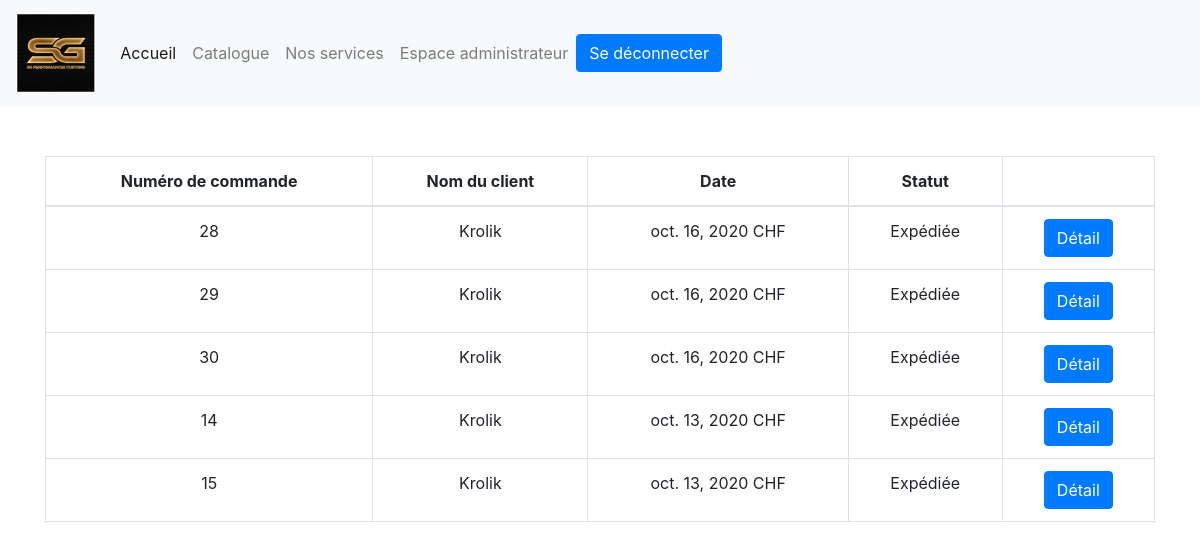
Screenshot of /compte/listeCommandeExp/ (signed in) with the database file from the repository.
### catalogue/models.py (models this page shows, shortened)
class SGPC_COMMANDE(models.Model):
    COM_UTI_ID = models.ForeignKey(SGPC_Utilisateur, on_delete=models.CASCADE)
    COM_DATE = models.DateField(auto_now_add=False)
    COM_STATUT = models.CharField(max_length=50)
    COM_NUMEROSUIVI = models.CharField(max_length=50, blank=True)
    COM_FACTURE_DATE = models.DateField(blank=True, null=True)
    COM_FACTURE_STATUT = models.CharField(max_length=50, blank=True, null=True)
    COM_FRAIS_LIVRAISON = models.DecimalField(max_digits=12,decimal_places=2,  validators=[MinValueValidator(0.01)], blank=True, null=True)
    COM_RES_ID = models.ManyToManyField('service.SGPC_RESERVATION', related_name="est_associe_a",blank=True)
    COM_PRO_ID = models.ManyToManyField(SGPC_PRODUIT, through='SGPC_ASSO_COM_PRO')

### compte/models.py (models this page shows, shortened)
class SGPC_Utilisateur(AbstractBaseUser):
    UTI_EMAIL = models.EmailField(
        verbose_name='email',
        max_length=255,
        unique=True,
    )
    UTI_PRENOM = models.CharField(max_length=30, unique=False)
    UTI_NOM = models.CharField(max_length=30, unique=False)
    UTI_DATENAISSANCE = models.DateField(auto_now_add=False)
    UTI_NUMEROTEL = models.CharField(max_length=20, unique=True)
    UTI_RUE = models.CharField(max_length=60)
    UTI_NUMERORUE = models.PositiveIntegerField(null=False)
    UTI_CODEPOSTALE = models.PositiveIntegerField(null=False)
    UTI_LOCALITE = models.CharField(max_length=30, unique=False)
    UTI_is_deleted = models.BooleanField(default=False)
    UTI_is_active = models.BooleanField(default=True)
    UTI_is_admin = models.BooleanField(default=False)
    objects = MyUserManager()
    USERNAME_FIELD = 'UTI_EMAIL'
    REQUIRED_FIELDS = ['UTI_PRENOM','UTI_NOM','UTI_DATENAISSANCE','UTI_RUE','UTI_NUMERORUE','UTI_CODEPOSTALE','UTI_LOCALITE',]

### compte/views.py (the view)
# urls.py: url(r'listeCommandeExp/', views.listeCommandeExp, name="listeCommandeExp"),
@login_required(login_url="/login/")#inspirer de https://www.youtube.com/watch?v=eBsc65jTKvw
def listeCommandeExp(request):
    commandesExpediees = SGPC_COMMANDE.objects.filter(COM_STATUT='Expédiée').order_by('-COM_DATE')[:10]# Récupération de tous les commandes expédiées trier par date
    context = {
        'commandesExpediees': commandesExpediees,
    }
    return render(request,'compte/listeCommandeExp.html',context)

### compte/templates/compte/listeCommandeExp.html (shortened to what this page needs)
<!DOCTYPE html>
<html lang="en">
<head>
    {% load static %}
    {% load bootstrap4 %}
    {% bootstrap_css %}
</head>
<body>
{% include 'nav.html' %}
    <div class="container">
        <div class="table-responsive-md" style="text-align: center;margin-top: 50px">
           <table class="table table-bordered">
              <thead>
                <tr>
                  <th scope="col">Numéro de commande</th>
                  <th scope="col">Nom du client</th>
                    <th scope="col">Date</th>
                    <th scope="col">Statut</th>
                    <th scope="col"></th>
                </tr>
              </thead>
              <tbody>
              {% for comExp in commandesExpediees %}
                <tr>
                  <td>{{comExp.id }}</td>
                  <td>{{comExp.COM_UTI_ID.UTI_NOM}}</td>
                  <td>{{comExp.COM_DATE}} CHF</td>
                  <td>{{comExp.COM_STATUT}}</td>
                  <td><a href="{% url 'detail_commande' comExp.id %}"><button class="btn btn-primary">Détail</button> </a> </td>
              {% endfor %}
              </tbody>
            </table>
        </div>
    </div>
</body>
</html>

### rows the page displays
SGPC_COMMANDE: id "28", COM_UTI_ID.UTI_NOM "Krolik", COM_DATE "oct. 16, 2020", COM_STATUT "Expédiée"
SGPC_COMMANDE: id "29", COM_UTI_ID.UTI_NOM "Krolik", COM_DATE "oct. 16, 2020", COM_STATUT "Expédiée"
SGPC_COMMANDE: id "30", COM_UTI_ID.UTI_NOM "Krolik", COM_DATE "oct. 16, 2020", COM_STATUT "Expédiée"
SGPC_COMMANDE: id "14", COM_UTI_ID.UTI_NOM "Krolik", COM_DATE "oct. 13, 2020", COM_STATUT "Expédiée"
SGPC_COMMANDE: id "15", COM_UTI_ID.UTI_NOM "Krolik", COM_DATE "oct. 13, 2020", COM_STATUT "Expédiée"
